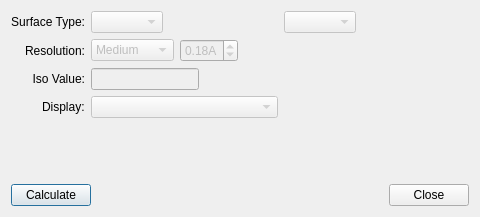
<?xml version="1.0" encoding="UTF-8"?>
<ui version="4.0">
 <class>NewSurfaceDialog</class>
 <widget class="QDialog" name="NewSurfaceDialog">
  <property name="geometry">
   <rect>
    <x>0</x>
    <y>0</y>
    <width>480</width>
    <height>217</height>
   </rect>
  </property>
  <property name="windowTitle">
   <string>Create Surfaces</string>
  </property>
  <layout class="QVBoxLayout" name="verticalLayout">
   <item>
    <layout class="QGridLayout" name="gridLayout">
     <item row="0" column="0">
      <widget class="QLabel" name="label">
       <property name="contextMenuPolicy">
        <enum>Qt::DefaultContextMenu</enum>
       </property>
       <property name="text">
        <string>Surface Type:</string>
       </property>
       <property name="alignment">
        <set>Qt::AlignRight|Qt::AlignTrailing|Qt::AlignVCenter</set>
       </property>
       <property name="buddy">
        <cstring>surfaceCombo</cstring>
       </property>
      </widget>
     </item>
     <item row="0" column="1">
      <layout class="QHBoxLayout" name="horizontalLayout_6">
       <item>
        <widget class="QComboBox" name="surfaceCombo">
         <property name="enabled">
          <bool>false</bool>
         </property>
        </widget>
       </item>
       <item>
        <spacer name="horizontalSpacer_2">
         <property name="orientation">
          <enum>Qt::Horizontal</enum>
         </property>
         <property name="sizeHint" stdset="0">
          <size>
           <width>40</width>
           <height>20</height>
          </size>
         </property>
        </spacer>
       </item>
      </layout>
     </item>
     <item row="0" column="2">
      <layout class="QHBoxLayout" name="horizontalLayout_7">
       <item>
        <widget class="QComboBox" name="moCombo">
         <property name="enabled">
          <bool>false</bool>
         </property>
         <property name="editable">
          <bool>false</bool>
         </property>
         <property name="currentIndex">
          <number>0</number>
         </property>
        </widget>
       </item>
       <item>
        <spacer name="horizontalSpacer_7">
         <property name="orientation">
          <enum>Qt::Horizontal</enum>
         </property>
         <property name="sizeHint" stdset="0">
          <size>
           <width>40</width>
           <height>20</height>
          </size>
         </property>
        </spacer>
       </item>
      </layout>
     </item>
     <item row="1" column="1">
      <layout class="QHBoxLayout" name="horizontalLayout_5"/>
     </item>
     <item row="1" column="2">
      <layout class="QHBoxLayout" name="horizontalLayout_8"/>
     </item>
     <item row="2" column="0">
      <widget class="QLabel" name="label_3">
       <property name="text">
        <string>Resolution:</string>
       </property>
       <property name="alignment">
        <set>Qt::AlignRight|Qt::AlignTrailing|Qt::AlignVCenter</set>
       </property>
       <property name="buddy">
        <cstring>resolutionCombo</cstring>
       </property>
      </widget>
     </item>
     <item row="2" column="1">
      <layout class="QHBoxLayout" name="horizontalLayout_4">
       <item>
        <widget class="QComboBox" name="resolutionCombo">
         <property name="enabled">
          <bool>false</bool>
         </property>
         <property name="currentIndex">
          <number>2</number>
         </property>
         <item>
          <property name="text">
           <string comment="very low resolution">Very Low</string>
          </property>
         </item>
         <item>
          <property name="text">
           <string comment="low resolution">Low</string>
          </property>
         </item>
         <item>
          <property name="text">
           <string comment="medium resolution">Medium</string>
          </property>
         </item>
         <item>
          <property name="text">
           <string comment="high resolution">High</string>
          </property>
         </item>
         <item>
          <property name="text">
           <string comment="very high resolution">Very High</string>
          </property>
         </item>
         <item>
          <property name="text">
           <string>Custom</string>
          </property>
         </item>
        </widget>
       </item>
       <item>
        <widget class="QDoubleSpinBox" name="resolutionSpinBox">
         <property name="enabled">
          <bool>false</bool>
         </property>
         <property name="suffix">
          <string>A</string>
         </property>
         <property name="minimum">
          <double>0.010000000000000</double>
         </property>
         <property name="maximum">
          <double>2.000000000000000</double>
         </property>
         <property name="singleStep">
          <double>0.100000000000000</double>
         </property>
         <property name="value">
          <double>0.180000000000000</double>
         </property>
        </widget>
       </item>
       <item>
        <spacer name="horizontalSpacer_6">
         <property name="orientation">
          <enum>Qt::Horizontal</enum>
         </property>
         <property name="sizeHint" stdset="0">
          <size>
           <width>40</width>
           <height>20</height>
          </size>
         </property>
        </spacer>
       </item>
      </layout>
     </item>
     <item row="3" column="0">
      <widget class="QLabel" name="label_4">
       <property name="toolTip">
        <string>Isosurface cutoff value</string>
       </property>
       <property name="text">
        <string>Iso Value:</string>
       </property>
       <property name="alignment">
        <set>Qt::AlignRight|Qt::AlignTrailing|Qt::AlignVCenter</set>
       </property>
       <property name="buddy">
        <cstring>isoValueEdit</cstring>
       </property>
      </widget>
     </item>
     <item row="3" column="1">
      <layout class="QHBoxLayout" name="horizontalLayout_2">
       <item>
        <widget class="QLineEdit" name="isoValueEdit">
         <property name="enabled">
          <bool>false</bool>
         </property>
        </widget>
       </item>
       <item>
        <spacer name="horizontalSpacer_4">
         <property name="orientation">
          <enum>Qt::Horizontal</enum>
         </property>
         <property name="sizeHint" stdset="0">
          <size>
           <width>40</width>
           <height>20</height>
          </size>
         </property>
        </spacer>
       </item>
      </layout>
     </item>
     <item row="4" column="1">
      <layout class="QHBoxLayout" name="horizontalLayout_3">
       <item>
        <widget class="QComboBox" name="displayBox">
         <property name="enabled">
          <bool>false</bool>
         </property>
        </widget>
       </item>
      </layout>
     </item>
     <item row="4" column="0" alignment="Qt::AlignRight">
      <widget class="QLabel" name="label_2">
       <property name="text">
        <string>Display:</string>
       </property>
      </widget>
     </item>
    </layout>
   </item>
   <item>
    <spacer name="verticalSpacer">
     <property name="orientation">
      <enum>Qt::Vertical</enum>
     </property>
     <property name="sizeHint" stdset="0">
      <size>
       <width>20</width>
       <height>10</height>
      </size>
     </property>
    </spacer>
   </item>
   <item>
    <layout class="QHBoxLayout" name="horizontalLayout">
     <item>
      <widget class="QPushButton" name="calculateButton">
       <property name="text">
        <string>Calculate</string>
       </property>
      </widget>
     </item>
     <item>
      <spacer name="horizontalSpacer">
       <property name="orientation">
        <enum>Qt::Horizontal</enum>
       </property>
       <property name="sizeHint" stdset="0">
        <size>
         <width>40</width>
         <height>20</height>
        </size>
       </property>
      </spacer>
     </item>
     <item>
      <widget class="QDialogButtonBox" name="buttonBox">
       <property name="orientation">
        <enum>Qt::Horizontal</enum>
       </property>
       <property name="standardButtons">
        <set>QDialogButtonBox::Close</set>
       </property>
      </widget>
     </item>
    </layout>
   </item>
  </layout>
 </widget>
 <tabstops>
  <tabstop>surfaceCombo</tabstop>
  <tabstop>moCombo</tabstop>
  <tabstop>resolutionCombo</tabstop>
  <tabstop>isoValueEdit</tabstop>
  <tabstop>calculateButton</tabstop>
  <tabstop>buttonBox</tabstop>
 </tabstops>
 <resources/>
 <connections>
  <connection>
   <sender>buttonBox</sender>
   <signal>accepted()</signal>
   <receiver>SurfaceDialog</receiver>
   <slot>accept()</slot>
   <hints>
    <hint type="sourcelabel">
     <x>248</x>
     <y>254</y>
    </hint>
    <hint type="destinationlabel">
     <x>157</x>
     <y>274</y>
    </hint>
   </hints>
  </connection>
  <connection>
   <sender>buttonBox</sender>
   <signal>rejected()</signal>
   <receiver>SurfaceDialog</receiver>
   <slot>reject()</slot>
   <hints>
    <hint type="sourcelabel">
     <x>316</x>
     <y>260</y>
    </hint>
    <hint type="destinationlabel">
     <x>286</x>
     <y>274</y>
    </hint>
   </hints>
  </connection>
 </connections>
</ui>
